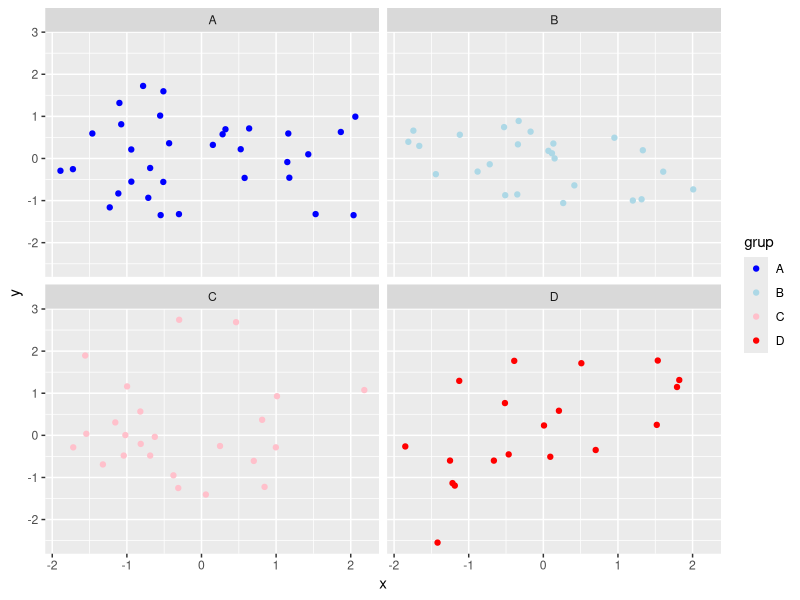
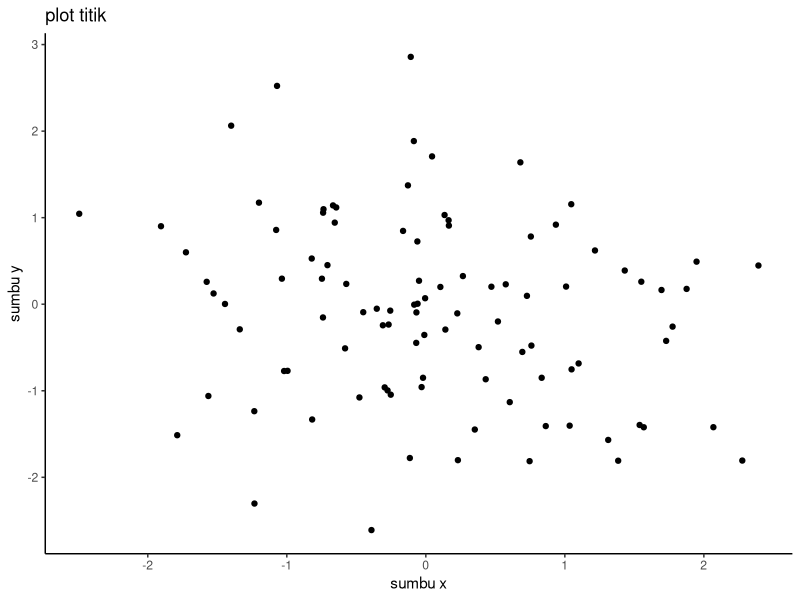
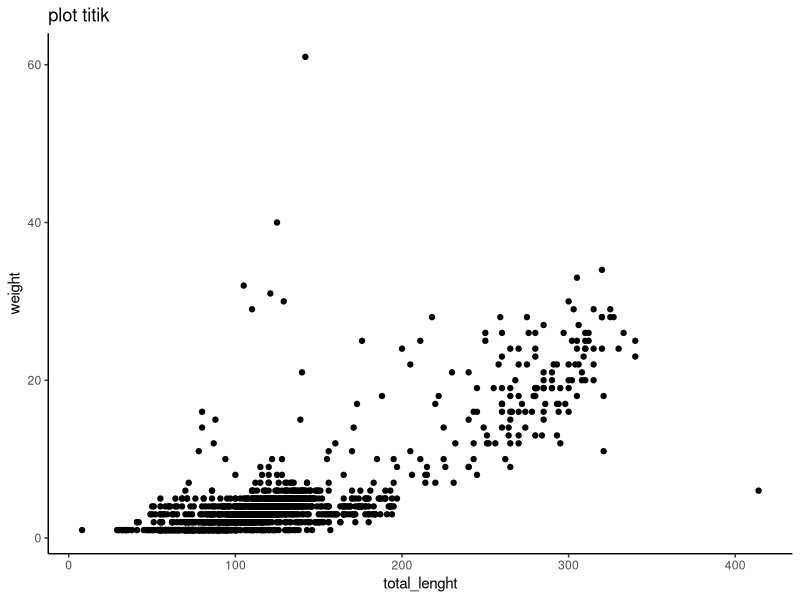

The R source for these figures, in order:
## ---- chunk 1
knitr::opts_chunk$set(echo = TRUE)
## ---- chunk 2
library(ggplot2)
data <- data.frame(x=rnorm(100),y= rnorm(100), grup = sample(c("A","B","C","D"), 100, replace = TRUE)) 
ggplot(data, aes(x=x,y=y,color=grup))+
      geom_point()+
      facet_wrap(~grup)+
      scale_color_manual(values = c("A"="blue", "B"="lightblue","C"="pink","D"="red"))

## ---- chunk 3
library(ggplot2)
data <- data.frame(x=rnorm(100),y= rnorm(100))
ggplot(data, aes(x=y,y=x))+
      geom_point()+
      labs(title = "plot titik", x="sumbu x", y="sumbu y")+
        theme_classic()
## ---- chunk 4
library(readr)
lizard <- read.csv("lizards.csv")
View(lizard)
## ---- chunk 5
library(ggplot2)
ggplot(lizard, aes(x=total_length,y=weight))+
      geom_point()+
      labs(title = "plot titik", x="total_lenght", y="weight")+
        theme_classic()
## ---- chunk 6
# Menggunakan read.csv dan readr
library(readr)
lizard <- read.csv("lizards.csv")
View(lizard)
